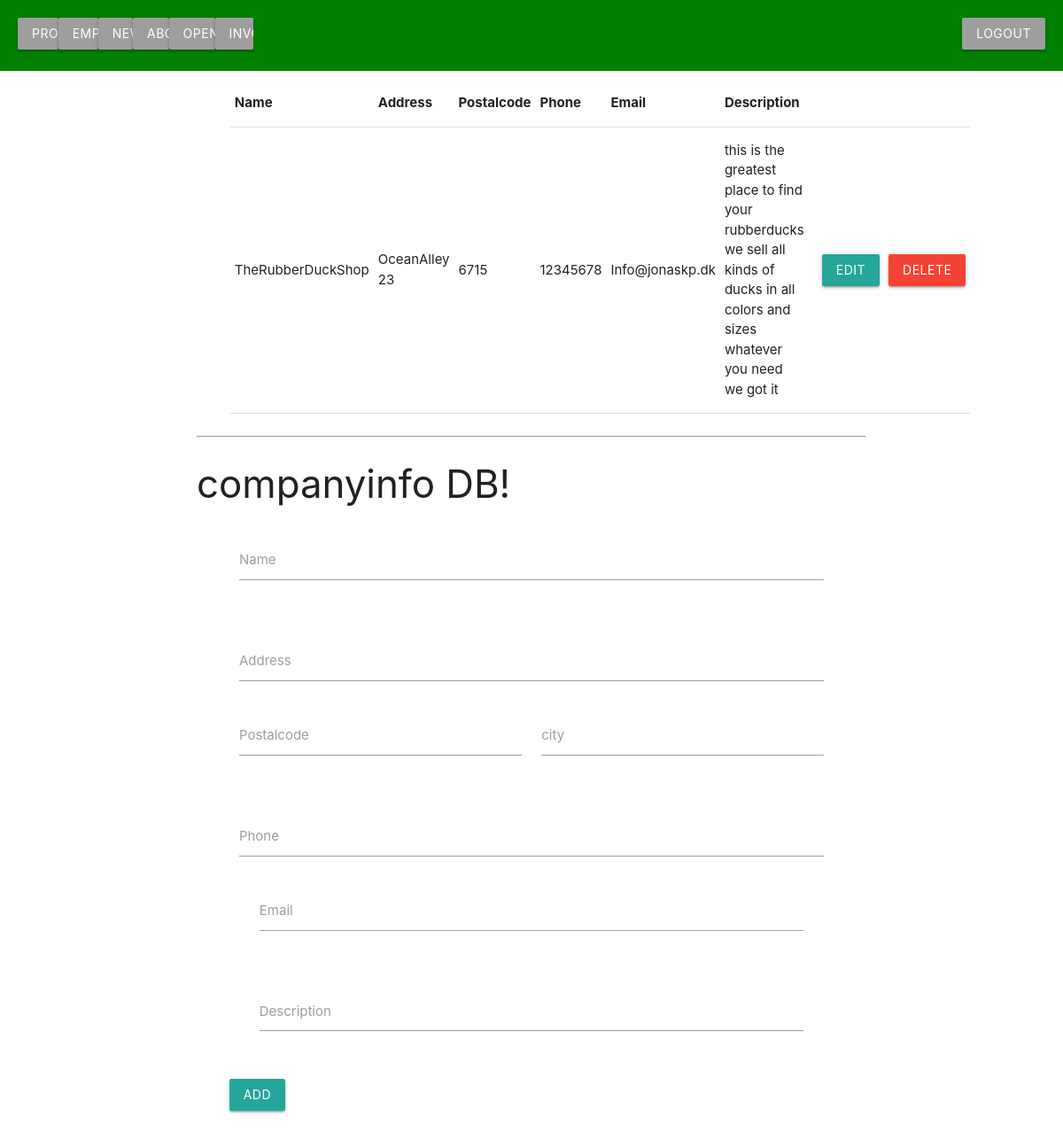
/about/aboutUs.php (signed in), run on the app's committed database.
### tables this page shows
CREATE TABLE Company
(
    companyID int NOT NULL AUTO_INCREMENT PRIMARY KEY,
    `name` varchar(100) NOT NULL, 
    `address` varchar(200) NOT NULL,
    postalID int NOT NULL,
    phone int NOT NULL,
    email varchar(255) NOT NULL,
    `description` varchar(10000) NOT NULL,
    FOREIGN KEY (postalID) REFERENCES PostalCode (zipcodeID)
);

### about/aboutUs.php (the view, shortened to what this page needs)
<?php require_once "../connection/dbcon.php";
require("../admin/adminHeader.php");
?>
<!DOCTYPE html>
<html lang="en">
<head>
    <link rel="stylesheet" href="https://cdnjs.cloudflare.com/ajax/libs/materialize/1.0.0/css/materialize.min.css">
</head>
<?php
$dbCon = dbCon();
$query = $dbCon->prepare("SELECT * FROM Company");
$query->execute();
$getData = $query->fetchAll();
?>
<body>
<div class="container">
    <div class="row">
        <div class="row">
            <table class="highlight">
                <thead>
                <tr>
                    <th>Name</th>
                    <th>Address</th>
                    <th>Postalcode</th>
                    <th>Phone</th>
                    <th>Email</th>
                    <th>Description</th>
                </tr>
                </thead>
                <tbody>
                <?php
                foreach ($getData as $getData) {
                    echo "<tr>";
                    echo "<td>". $getData['name']."</td>";
                    echo "<td>". $getData['address']. "</td>";
                    echo "<td>". $getData['postalID']."</td>";
                    echo "<td>". $getData['phone']."</td>";
                    echo "<td>". $getData['email']."</td>";
                    echo "<td>". $getData['description']."</td>";
                    echo "<td>";
                    echo "</td>";
                    echo '<td><a href="edit.php?ID='.$getData['companyID'].'" class="waves-effect waves-light btn" ">Edit</a></td>';
                    echo '<td><a href="delete.php?ID='.$getData['companyID'].'" class="waves-effect waves-light btn red" onclick="return confirm(\'Delete! are you sure?\')">Delete</a></td>';
                    echo "</tr>";
                }
                ?>
                </tbody>
            </table>
        </div>
        <hr>
        <h3>companyinfo DB!</h3>
        <form class="col s12" name="contact" method="post" action="aboutUsData.php">
            <div class="row">
                <div class="input-field col s12">
                    <input id="name" name="name" type="text" class="validate" required="" aria-required="true">
                    <label for="name">Name</label>
                </div>
            </div>
            <div class="row">
                <div class="input-field col s12">
                    <input id="address" name="address" type="text" class="validate" required="" aria-required="true">
                    <label for="address">Address</label>
                </div>
                <div class="input-field col s6">
                    <input id="postalId" name="postalID" type="text" class="validate" required="" aria-required="true">
                    <label for="postalId">Postalcode</label>
                </div>
                <div class="input-field col s6">
                    <input id="city" name="city" type="text" class="validate" required="" aria-required="true">
                    <label for="city">city</label>
                </div>
            </div>
            <div class="row">
                <div class="input-field col s12">
                    <input id="phone" name="phone" type="text" class="validate" required="" aria-required="true">
                    <label for="phone">Phone</label>
                </div>
                <div class="row">
                <div class="input-field col s12">
                    <input id="email" name="email" type="text" class="validate" required="" aria-required="true">
                    <label for="email">Email</label>
                </div>
            </div>
            <div class="row">
                <div class="input-field col s12">
                    <textarea name="description" id="description" class="materialize-textarea" required="" aria-required="true"></textarea>
                    <label for="description">Description</label>
                </div>
            </div>
            <button class="btn waves-effect waves-light" type="submit" name="submit">Add
            </button>
        </form>
    </div>
</div>
</body>
</html>

### css/style.css (style rules this page uses)
.row { padding: 5px 5% !important; }

### data on the page
company: name "TheRubberDuckShop", address "OceanAlley 23", postalID "6715", phone "12345678", email "Info@jonaskp.dk", description "this is the greatest place to find your rubberducks we sell all kinds of ducks in all colors and sizes whatever you need we got it"
